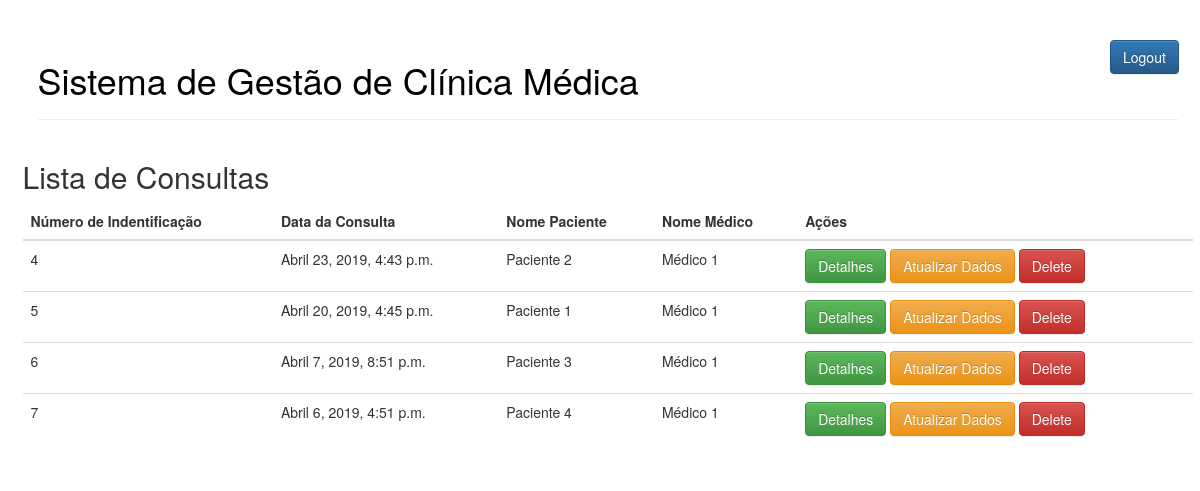
Screenshot of /consulta (signed in) with the database file from the repository.
### tcc/models.py (models this page shows)
class Consulta(models.Model):
	id_consulta = models.AutoField(primary_key=True)
	id_paciente = models.ForeignKey(Paciente, on_delete=models.CASCADE)
	id_medico = models.ForeignKey(Medico, on_delete=models.CASCADE)
	data_consulta = models.DateTimeField()

class Paciente(models.Model):
	id_paciente = models.AutoField(primary_key=True)
	nome_paciente = models.CharField(max_length=200)
	dtnasc_paciente = models.DateTimeField()
	endereco_paciente = models.CharField(max_length=250)
	cpf_paciente = models.CharField(unique=True, max_length=11)
	email_paciente = models.CharField(max_length=250)

class Funcionario(models.Model):
	class Meta:
		abstract = True
	nome_funcionario = models.CharField(max_length=200)
	email_funcionario = models.CharField(max_length=250, default='funcionario@email.com')
	cpf_funcionario = models.CharField(unique=True, max_length=11)

class Medico(Funcionario):
	id_medico = models.AutoField(primary_key=True)
	especialidade_medico = models.CharField(max_length=200)

### tcc/views.py (the view)
# urls.py: path('consulta', views.get_all_consulta, name='get_all_consulta'),
def get_all_consulta(request):
	consulta = Consulta.objects.all()
	return render(request, "tcc/consulta-all.html", {'consulta': consulta})

### tcc/templates/tcc/consulta-all.html
{% extends 'tcc/base.html' %}
{% block content %}
	<h2>Lista de Consultas</h2>
	<table class="table">
    <thead>
      <tr>
        <th>Número de Indentificação</th>
        <th>Data da Consulta</th>
        <th>Nome Paciente</th>
        <th>Nome Médico</th>
        <th>Ações</th>
      </tr>
    </thead>
    <tbody>
    	{% for c in consulta%}
      	<tr>
	        <td><p>{{ c.id_consulta }}</p></td>
	        <td><p>{{ c.data_consulta }}</p></td>
          <td><p>{{ c.id_paciente.nome_paciente }}</p></td>
          <td><p>{{ c.id_medico.nome_funcionario }}</p></td>
	        <td>
	        	<a class="btn btn-success" href="{% url 'get_consulta_byid' consulta_id=c.id_consulta %}" role="button">Detalhes</a>
				<a class="btn btn-warning" href="{% url 'update_consulta' consulta_id=c.id_consulta %}" role="button">Atualizar Dados</a>
				<a class="btn btn-danger" href="{% url 'delete_consulta' consulta_id=c.id_consulta %}" role="button">Delete</a>
	        </td>
      	</tr>
      	{% endfor %}
    </tbody>
  </table>
{% endblock %}

### tcc/templates/tcc/base.html (shortened to what this page needs)
{% load staticfiles %}
<!DOCTYPE html>
<html>
<head>
	<link rel="stylesheet" href="//maxcdn.bootstrapcdn.com/bootstrap/3.2.0/css/bootstrap.min.css">
	<link rel="stylesheet" href="//maxcdn.bootstrapcdn.com/bootstrap/3.2.0/css/bootstrap-theme.min.css">
	<link rel="stylesheet" type="text/css" href="/static/css/projeto.css">
</head>
<body>
	<div class="container">
		<div class="page-header">
			<div class="row">
				<div class="col-sm-11" >
					<h1><a href="{% url 'authenticate_login' %}" style="text-decoration:none; color: #000;">Sistema de Gestão de Clínica Médica</a></h1>
				</div>
	    		<div class="col-sm-1" >
	    			<a class="btn btn-primary" href="{% url 'logout' %}" role="button">Logout</a>
	    		</div>
			</div>
		</div>
	</div>
	<div class="container">
	   	<div class="row">
  			{% if request.session.logado %}
  				<div role="main">
		           	{% block content %}
					{% endblock %}
		      	</div>
		    {% else %}
		    	<div>
		    		<h2>Usuário não auntenticado!</h2>
		    	</div>
  			{% endif%}
	   	</div>
	</div>
</body>
</html>

### tcc/static/css/projeto.css (style rules this page uses)
body { padding-left: 15px; }

### rows the page displays
Consulta: id_consulta "4", data_consulta "Abril 23, 2019, 4:43 p.m.", id_paciente.nome_paciente "Paciente 2", id_medico.nome_funcionario "Médico 1"
Consulta: id_consulta "5", data_consulta "Abril 20, 2019, 4:45 p.m.", id_paciente.nome_paciente "Paciente 1", id_medico.nome_funcionario "Médico 1"
Consulta: id_consulta "6", data_consulta "Abril 7, 2019, 8:51 p.m.", id_paciente.nome_paciente "Paciente 3", id_medico.nome_funcionario "Médico 1"
Consulta: id_consulta "7", data_consulta "Abril 6, 2019, 4:51 p.m.", id_paciente.nome_paciente "Paciente 4", id_medico.nome_funcionario "Médico 1"
